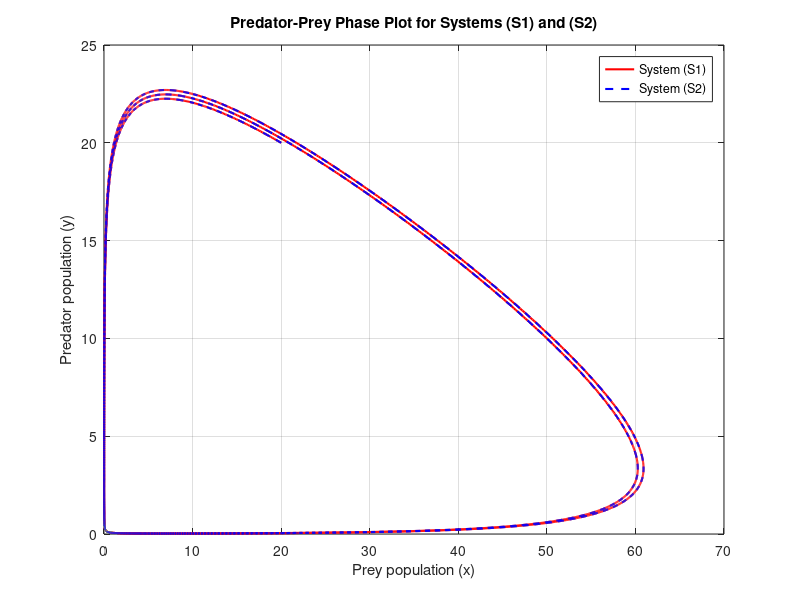

MATLAB code for this plot:
clear all
close all


t0 = 0;                   
T = 4;                    
N = 20000;               
a = 10;                  
b = 3;                   
c = 7;                  
d = 1;                
eps = 0.001;

h = (T - t0) / N;
fprintf('The step size h is: %.8f\n\n', h);  
t = t0:h:T;    

x0 = 20;
y0 = 20;
x_vals_S1(1) = x0;
y_vals_S1(1) = y0;

x_vals_S2(1) = x0;
y_vals_S2(1) = y0;

% Apply Explicit Euler method for both systems (S1 and S2)
for i = 1:N
    % System (S1)
    x_vals_S1(i+1) = x_vals_S1(i) * (1 + a*h - h*b*y_vals_S1(i));
    y_vals_S1(i+1) = y_vals_S1(i) * (1 - c*h + d*h*x_vals_S1(i));

    % System (S2) with epsilon
    x_vals_S2(i+1) = x_vals_S2(i) * (1 + h*((a - eps) - b*y_vals_S2(i)));
    y_vals_S2(i+1) = y_vals_S2(i) * (1 + h*(d*x_vals_S2(i) - (c + eps)));
end

% Plot results on the same graph (Prey vs Predators)
figure;
plot(x_vals_S1, y_vals_S1, 'r', 'LineWidth', 1.5, 'DisplayName', 'System (S1)');  % S1 in red
hold on;
plot(x_vals_S2, y_vals_S2, 'b--', 'LineWidth', 1.5, 'DisplayName', 'System (S2)');  % S2 in blue dashed
hold off;

% Customize the plot
legend('show'); 
xlabel('Prey population (x)');
ylabel('Predator population (y)');
title('Predator-Prey Phase Plot for Systems (S1) and (S2)');
grid on;
